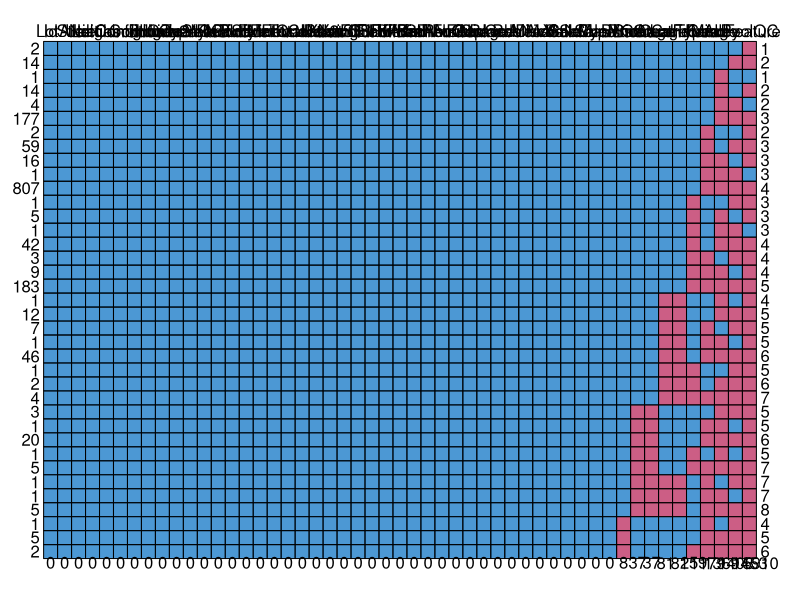

This chart was generated by the following R code: (Note: this script raises an error after producing the figure.)
#MA321 ASSIGNMENT
# Load the dataset
data <- read.csv("house-data.csv")
attach(data)
# Viewing the first few rows of the dataset
head(data)
# Viewing the names of the variables
names(data)
#An overview of the dataset's structure
dim(data) 
str(data)
#Numerical summaries of the variables in the dataset
summary(data)

# Identifying and displaying numerical variables
num_var <- sapply(data, function(x) is.numeric(x))
dim(data[, num_var])
names(data[, num_var])

#checking for missing variables 
is.na(data)
install.packages("mice")
library(mice)
md.pattern(data) #We can see that only 10 variables have missing values(they have red boxes)
#No. of missing values in the data frame
sum(is.na(data))
#No. of missing values in each column of the data frame
missing_var<-sapply(data, function(x) sum(is.na(x)))
#Counting variables with missing values 
missing_counts <- colSums(is.na(data))
#Display names of variables with missing values 
missing_var_names <- names(missing_counts[missing_counts > 0])
missing_var_names




###########################################
# Create a histogram of a variable using ggplot2
library(ggplot2)
ggplot(data, aes(x = variable)) + geom_histogram()

# Create a boxplot of a variable by group using ggplot2
ggplot(data, aes(x = group, y = variable)) + geom_boxplot()

# Add initial comments about the dataset
# For example, you may comment on the distribution of the variables, any outliers or missing values, and any interesting patterns or relationships that you observe.
